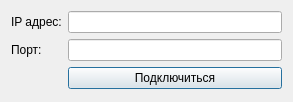
<?xml version="1.0" encoding="UTF-8"?>
<ui version="4.0">
 <class>ScanerAddWindow</class>
 <widget class="QDialog" name="ScanerAddWindow">
  <property name="geometry">
   <rect>
    <x>0</x>
    <y>0</y>
    <width>293</width>
    <height>102</height>
   </rect>
  </property>
  <property name="windowTitle">
   <string>Dialog</string>
  </property>
  <layout class="QFormLayout" name="formLayout">
   <item row="0" column="0">
    <widget class="QLabel" name="IPLabel">
     <property name="text">
      <string>IP адрес:</string>
     </property>
    </widget>
   </item>
   <item row="0" column="1">
    <widget class="QLineEdit" name="IPInput"/>
   </item>
   <item row="1" column="0">
    <widget class="QLabel" name="portLabel">
     <property name="text">
      <string>Порт:</string>
     </property>
    </widget>
   </item>
   <item row="1" column="1">
    <widget class="QLineEdit" name="portInput"/>
   </item>
   <item row="2" column="1">
    <widget class="QPushButton" name="connectBtn">
     <property name="text">
      <string>Подключиться</string>
     </property>
    </widget>
   </item>
  </layout>
 </widget>
 <resources/>
 <connections/>
</ui>
